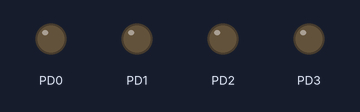
Recording of a program running on a simulated ATmega32, built with avr-gcc and emulated at 8 MHz. Parts: output pins drawn as LEDs (lit = HIGH).

Above: at 0.02 s.
At 0.37 s:
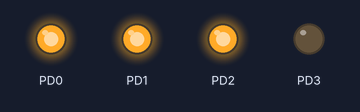
At 0.72 s:
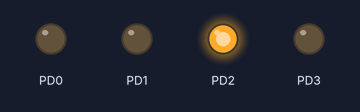
At 1.47 s:
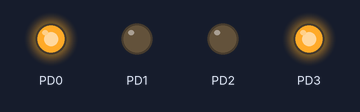
At 2.17 s:
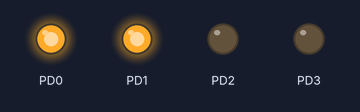
At 2.92 s:
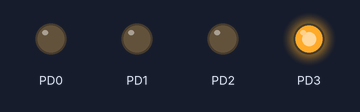
Timing chart, 0 to 3.2 s (numbered marks = the images above):
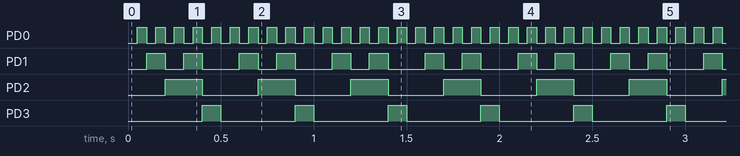

The program:

main.c
```c
#define F_CPU 8000000UL


#include <avr/io.h>
#include <util/delay.h>


int main(){
	DDRD = 0x0F;
	//uint8_t c[11] = {0x3F, 0x06, 0x5B, 0x4F, 0x66, 0x6D, 0x7D, 0x07, 0x7F, 0x6F};
	/*while(1){

		for(int i=0; i<11; i++){
			PORTD = c[i];
			_delay_ms(100);
		}
	}
	*/

	while(1){
		for(int i=0; i<10; i++){
			PORTD = (char)i;
			_delay_ms(50);
		}
	}

	/*PORTC = 0x0F;
	_delay_ms(100);
	PORTC =
	*/
}
```

Measured:
- by itself, PD0: alternates HIGH for 0.05 s and LOW for 0.05 s
- by itself, PD1: repeats every 0.50 s: LOW 0.10 s, HIGH 0.10 s, LOW 0.20 s, HIGH 0.10 s
- by itself, PD2: alternates HIGH for 0.20 s and LOW for 0.30 s
- by itself, PD3: alternates HIGH for 0.10 s and LOW for 0.40 s
